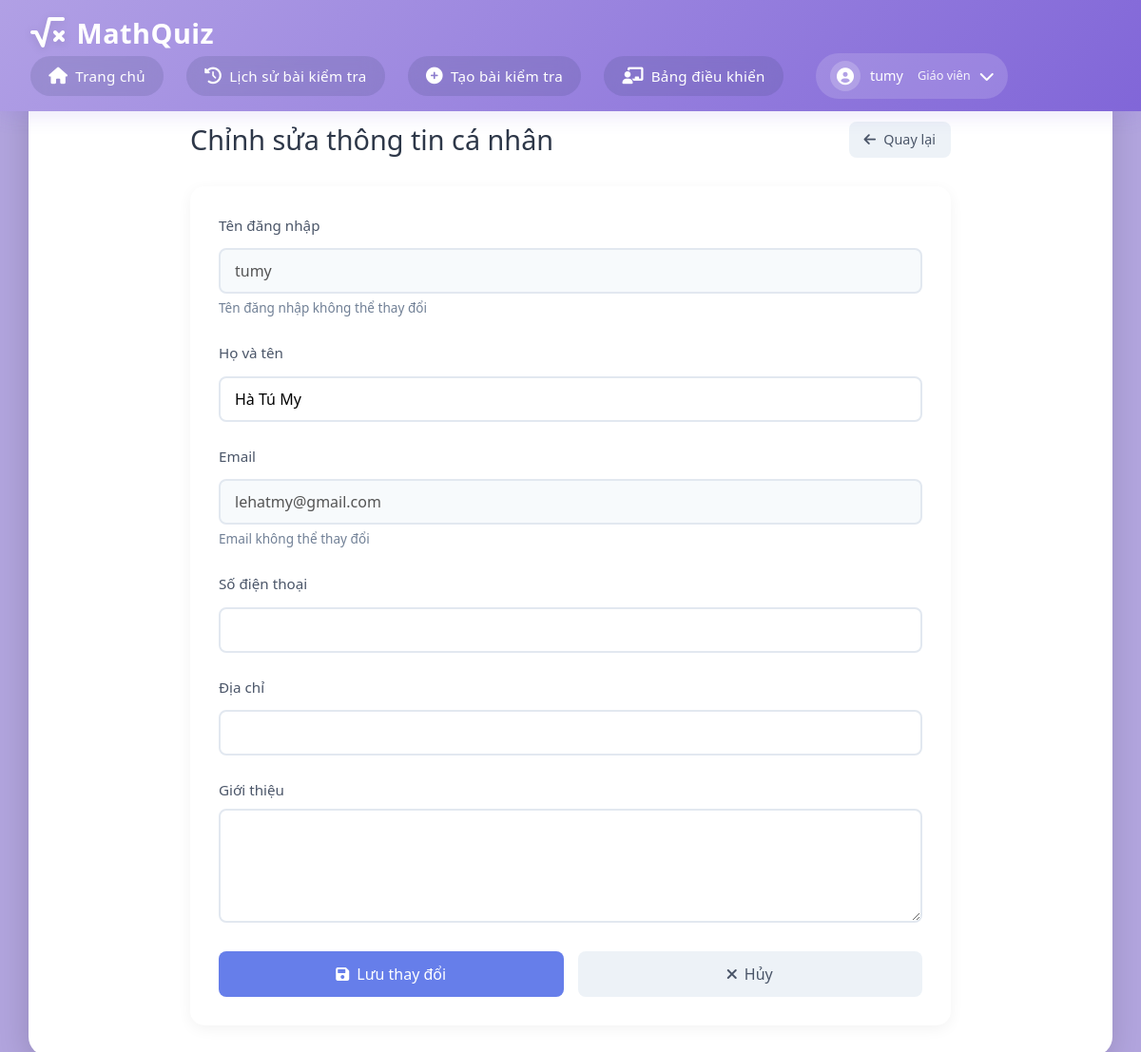
/profile/edit (signed in), run on the app's committed database.
### app.py (models this page shows)
class User(db.Model):
    id = db.Column(db.Integer , primary_key=True)
    email = db.Column(db.String(120), unique=True, nullable=False)
    username = db.Column(db.String(80), unique=True, nullable=False)
    password = db.Column(db.String(120), nullable=False)
    role = db.Column(db.String(20), nullable=False)  # 'teacher' or 'student'

class UserProfile(db.Model):
    id = db.Column(db.Integer, primary_key=True)
    user_id = db.Column(db.Integer, db.ForeignKey('user.id'), nullable=False)
    full_name = db.Column(db.String(100))
    phone = db.Column(db.String(20))
    address = db.Column(db.String(200))
    bio = db.Column(db.Text)
    avatar = db.Column(db.String(200))
    created_at = db.Column(db.DateTime, default=datetime.utcnow)
    user = db.relationship('User', backref='profile', lazy=True)

### app.py (the view, shortened to what this page needs)
@app.route('/profile/edit', methods=['GET', 'POST'])
def edit_profile():
    if 'user_id' not in session:
        return redirect(url_for('login'))
    user = User.query.get(session['user_id'])
    profile = UserProfile.query.filter_by(user_id=user.id).first()
    return render_template('edit_profile.html', user=user, profile=profile)

### templates/edit_profile.html (shortened to what this page needs)
{% extends "base.html" %}
{% block content %}
<div class="edit-profile-container">
    <div class="edit-header">
        <h1>Chỉnh sửa thông tin cá nhân</h1>
        <a href="{{ url_for('profile') }}" class="back-btn">
            <i class="fas fa-arrow-left"></i> Quay lại
        </a>
    </div>
    <div class="edit-form-card">
        <form action="{{ url_for('edit_profile') }}" method="POST" class="edit-form">
            <div class="form-group">
                <label for="username">Tên đăng nhập</label>
                <input type="text" id="username" value="{{ user.username }}" disabled>
                <small>Tên đăng nhập không thể thay đổi</small>
            </div>
            <div class="form-group">
                <label for="full_name">Họ và tên</label>
                <input type="text" id="full_name" name="full_name" value="{{ profile.full_name or '' }}" required>
            </div>
            <div class="form-group">
                <label for="email">Email</label>
                <input type="email" id="email" value="{{ user.email }}" disabled>
                <small>Email không thể thay đổi</small>
            </div>
            <div class="form-group">
                <label for="phone">Số điện thoại</label>
                <input type="tel" id="phone" name="phone" value="{{ profile.phone or '' }}">
            </div>
            <div class="form-group">
                <label for="address">Địa chỉ</label>
                <input type="text" id="address" name="address" value="{{ profile.address or '' }}">
            </div>
            <div class="form-group">
                <label for="bio">Giới thiệu</label>
                <textarea id="bio" name="bio" rows="4">{{ profile.bio or '' }}</textarea>
            </div>
            <div class="form-actions">
                <button type="submit" class="save-btn">
                    <i class="fas fa-save"></i> Lưu thay đổi
                </button>
                <a href="{{ url_for('profile') }}" class="cancel-btn">
                    <i class="fas fa-times"></i> Hủy
                </a>
            </div>
        </form>
    </div>
</div>
{% endblock %}

### templates/base.html (shortened to what this page needs)
<!DOCTYPE html>
<html lang="vi">
<head>
    <link rel="stylesheet" href="{{ url_for('static', filename='css/style.css') }}">
    <link rel="stylesheet" href="https://cdnjs.cloudflare.com/ajax/libs/font-awesome/6.0.0-beta3/css/all.min.css">
    <link href="https://cdn.jsdelivr.net/npm/bootstrap-icons/font/bootstrap-icons.css" rel="stylesheet">
    <link rel="stylesheet" href="https://cdn.jsdelivr.net/npm/bootstrap@5.1.3/dist/css/bootstrap.min.css">
</head>
<body>
    <nav class="navbar">
        <div class="logo">
            <i class="fas fa-square-root-alt"></i>
            MathQuiz
        </div>
        <div class="nav-links">
            <a href="{{ url_for('home') }}">
                <i class="fas fa-home"></i>
                Trang chủ
            </a>
            {% if 'user_id' in session %}
                <a href="{{ url_for('history') }}">
                    <i class="fas fa-history"></i>
                    Lịch sử bài kiểm tra
                </a>
                {% if session['role'] == 'teacher' %}
                    <a href="{{ url_for('create_quiz') }}">
                        <i class="fas fa-plus-circle"></i>
                        Tạo bài kiểm tra
                    </a>
                    <a href="{{ url_for('teacher_dashboard') }}">
                        <i class="fas fa-chalkboard-teacher"></i>
                        Bảng điều khiển
                    </a>
                {% endif %}
                <div class="user-profile-nav">
                    <button class="profile-trigger" onclick="toggleProfileMenu()">
                        <div class="profile-avatar">
                            <i class="fas fa-user-circle"></i>
                        </div>
                        <span class="profile-name">{{ session['username'] }}</span>
                        <span class="profile-role">
                            {% if session['role'] == 'teacher' %}
                                Giáo viên
                            {% else %}
                                Học sinh
                            {% endif %}
                        </span>
                        <i class="fas fa-chevron-down"></i>
                    </button>
                </div>
            {% endif %}
        </div>
    </nav>
    <div class="container">
        {% block content %}{% endblock %}
    </div>
</body>
</html>

### static/css/style.css (style rules this page uses)
:root { --primary-color: #9370DB; --secondary-color: #B19CD9; --background-color: linear-gradient(135deg, #9370DB, #9c83ca, #F8F8FF); --text-color: #333; }
* { margin: 0; padding: 0; box-sizing: border-box; }
html, body { height: 100%; margin: 0; display: flex; flex-direction: column; }
body { font-family: Arial, sans-serif; background-color: var(--background-color); color: var(--text-color); line-height: 1.6; height: 100%; width: 100%; margin: 0; }
.logo { font-size: 30px; font-weight: bold; display: flex; align-items: center; gap: 8px; color: #2c027a; }
.container { width: 100%; text-align: center; margin: 30px auto; }
.navbar { background-color: var(--primary-color); padding: 1rem 2rem; display: flex; justify-content: space-between; align-items: center; box-shadow: 0 2px 4px rgba(0,0,0,0.1); }
.form-group { margin-bottom: 1.5rem; }
.form-group label { color: #383535; display: block; margin-bottom: 0.5rem; font-weight: bold; }
.form-group { margin-bottom: 70px; align-items: center; text-align: center; border-radius: 80px; margin: 0 auto; }
.form-group { margin-bottom: 20px; display: flex; flex-direction: column; align-items: flex-start; }
.form-group input { width: 100%; padding: 10px; font-size: 16px; margin-top: 5px; border: 1px solid #ccc; border-radius: 9px; outline: none; }

### templates/base.html (style rules this page uses)
:root { --primary-color: #b1a0e5; --secondary-color: #8166d8; --background-color: #b1a4dd; --text-color: #333; --shadow: rgba(112, 87, 219, 0.15); }
body { margin: 0; padding: 0; min-height: 100vh; background: var(--background-color); font-family: 'Segoe UI', system-ui, -apple-system, sans-serif; color: var(--text-color); display: flex; flex-direction: column; }
.navbar { background: linear-gradient(135deg, var(--primary-color), var(--secondary-color)); padding: 0.8rem 2rem; box-shadow: 0 4px 20px var(--shadow); position: fixed; width: 100%; top: 0; z-index: 1000; }
.logo { font-size: 1.8rem; font-weight: 600; color: white; text-decoration: none; display: flex; align-items: center; gap: 12px; letter-spacing: 0.5px; }
.logo i { font-size: 2rem; filter: drop-shadow(0 2px 4px rgba(0,0,0,0.1)); }
.nav-links { display: flex; align-items: center; gap: 1.5rem; }
.nav-links a { color: white; text-decoration: none; padding: 0.6rem 1.2rem; border-radius: 50px; font-size: 0.95rem; font-weight: 500; letter-spacing: 0.3px; display: flex; align-items: center; gap: 8px; transition: all 0.3s ease; background: rgba(51, 64, 100, 0.15); backdrop-filter: blur(10px); }
.nav-links a i { font-size: 1.1rem; }
.container { margin-top: 6rem; margin-bottom: 15px; padding: 2rem; background: white; border-radius: 20px; box-shadow: -2px 7px 30px rgb(0 0 0 / 15%); flex: 1; }
.user-profile-nav { position: relative; margin-left: 10px; }
.profile-trigger { display: flex; align-items: center; gap: 10px; background: rgba(255, 255, 255, 0.15); border: none; padding: 8px 15px; border-radius: 50px; color: white; cursor: pointer; transition: all 0.3s ease; }
.profile-avatar { width: 32px; height: 32px; border-radius: 50%; background: rgba(255, 255, 255, 0.2); display: flex; align-items: center; justify-content: center; }
.profile-avatar i { font-size: 18px; color: white; }
.profile-name { font-weight: 500; font-size: 0.9rem; }
.profile-role { font-size: 0.8rem; opacity: 0.9; margin-left: 5px; }

### data on the page
User: username "tumy", email "lehatmy@gmail.com"
UserProfile: full_name "Hà Tú My"
